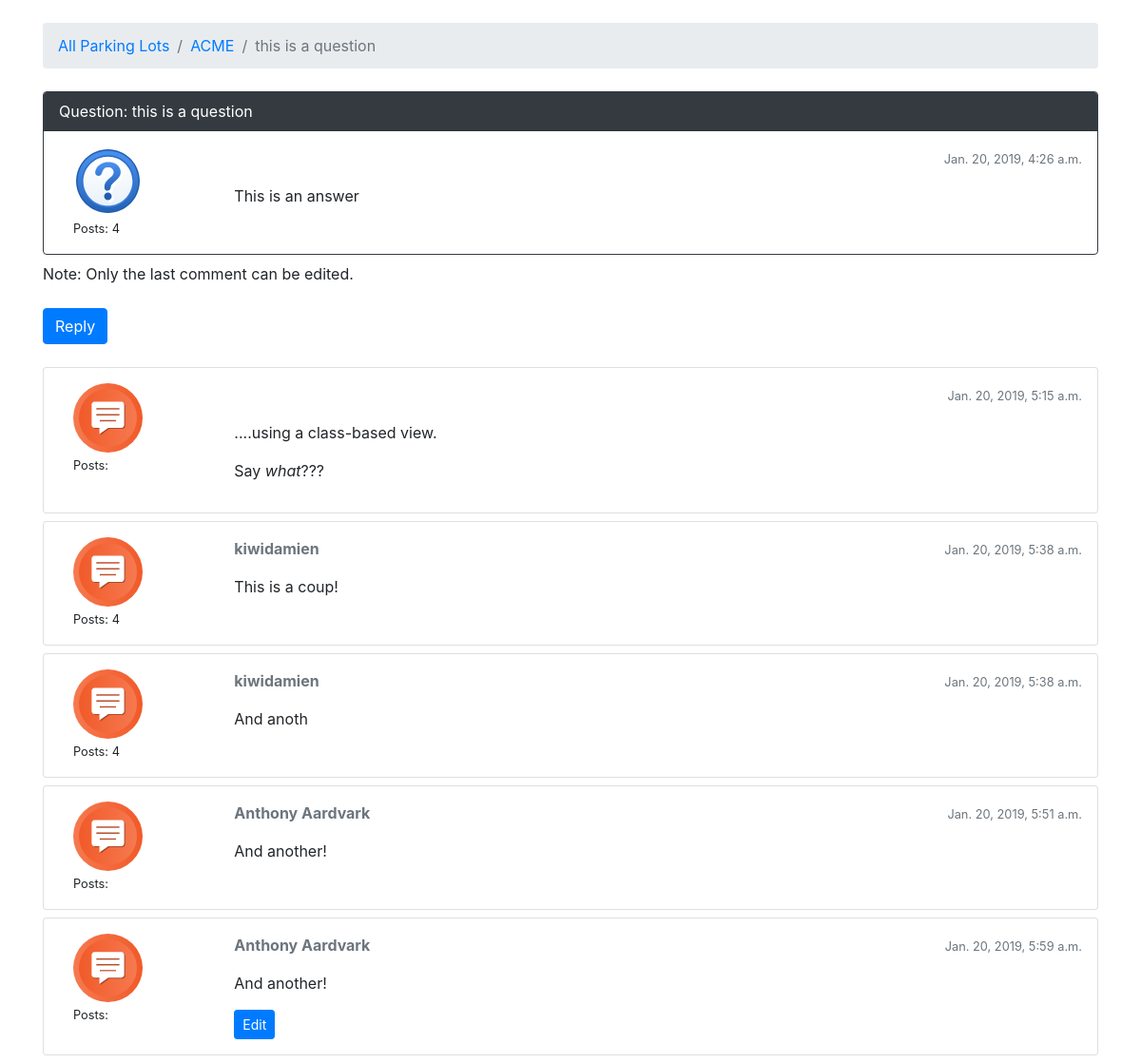
/lots/acme/questions/1/, run on the app's committed database.
### lot/models.py (models this page shows, shortened)
class Question(models.Model):
    subject = models.CharField(max_length=255)
    last_updated = models.DateTimeField(auto_now_add=True)
    lot = models.ForeignKey(Lot, related_name='questions',
                            on_delete=models.CASCADE)
    starter = models.ForeignKey(User, related_name='questions',
                                on_delete=models.CASCADE)
    starter_name = models.CharField(max_length=100, default='Anonymous')
    views = models.PositiveIntegerField(default=0)
    def get_first_post(self):
        return (Post.objects.filter(question=self)
                .order_by('created_at')
                .first())

class Lot(models.Model):
    group_name = models.CharField(max_length=30, unique=True)
    description = models.CharField(max_length=100)
    location = models.CharField(max_length=100)
    start_date = models.DateField(null=True)
    end_date = models.DateField(null=True)
    slug = models.SlugField(unique=True)
    timezone = models.CharField(max_length=100, choices=TIMEZONE_CHOICES,
                                default='America/Los_Angeles')

class Post(models.Model):
    message = models.TextField(max_length=4000)
    question = models.ForeignKey(Question, related_name='posts',
                                 on_delete=models.CASCADE)
    created_at = models.DateTimeField(auto_now_add=True)
    updated_at = models.DateTimeField(null=True)
    created_by = models.ForeignKey(User, null=True, related_name='posts',
                                   on_delete=models.CASCADE)
    updated_by = models.ForeignKey(User, null=True, related_name='+',
                                   on_delete=models.CASCADE)
    created_name = models.CharField(max_length=100)
    updated_name = models.CharField(max_length=100)
    def get_message_as_markdown(self):
        return mark_safe(markdown(self.message, safe_mode='escape'))

### lot/views.py (the view)
class PostListView(ListView):
    model = Post
    context_object_name = 'posts'
    template_name = 'comments_on_question.html'
    def get_context_data(self, **kwargs):
        session_key = f'viewed_question_{self.question.pk}'
        if not self.request.session.get(session_key, False):
            self.question.views += 1
            self.question.save()
            self.request.session[session_key] = True
        kwargs['question'] = self.question
        return super().get_context_data(**kwargs)
    def get_queryset(self):
        self.question = get_object_or_404(Question,
                                          lot__slug=self.kwargs.get('lot_id'),
                                          pk=self.kwargs.get('question_pk'))
        queryset = self.question.posts.order_by('created_at')
        return queryset

### templates/comments_on_question.html (shortened to what this page needs)
{% extends 'base.html' %}
{% load static %}
{% load tz %}
{% block breadcrumb %}
<li class="breadcrumb-item"><a href="{% url 'list_lots' %}">All Parking Lots</a></li>
<li class="breadcrumb-item"><a href="{% url 'list_questions' question.lot.slug %}">{{ question.lot.group_name }}</a></li>
<li class="breadcrumb-item active">{{ question.subject }}</li>
{% endblock %}
{% block content %}
{% timezone question.lot.timezone %}
{% include 'includes/single_comment.html' with post=question.get_first_post question=question %}
Note: Only the last comment can be edited.<br/><br/>
<div class='mb-4'>
    <a href="{% url 'post_comment' question.lot.slug question.pk %}" class="btn btn-primary" role="button">Reply</a>
</div>
{% for post in question.posts.all|slice:"1:" %}
  {% include 'includes/single_comment.html' with post=post question=None%}
{% endfor %}
{% endtimezone %}
{% endblock %}

### templates/includes/single_comment.html
{% load static %}
<div class="card mb-2 {% if question %} border-dark {% endif %}">
    {% if question %}
    <div class="card-header text-white bg-dark py-2 px-3">
      Question: {{question.subject}}
    </div>
    {% endif %}
    <div class="card-body p-3">
        <div class="row">
            <div class="col-2">
                <div class="col-8">
                    {% if question %}
                    <img src="{% static 'img/question_icon.svg' %}" alt="{{post.created_name}}" class="w-100">
                    {% else %}
                    <img src="{% static 'img/comment_icon.svg' %}" alt="{{post.created_name}}" class="w-100">
                    {% endif %}
                </div>
                <div class="col-12">
                    <small>Posts: {{ post.created_by.posts.count }}</small>
                </div>
            </div>
            <div class="col-10">
                <div class="row mb-3">
                    <div class="col-6">
                        <strong class="text-muted">{{ post.created_name}} </strong>
                    </div>
                    <div class="col-6 text-right">
                        <small class="text-muted">{{ post.created_at }}</small>
                    </div>
                </div>
                {{ post.get_message_as_markdown }}
                {% if forloop.last %}
                <div class="mt-3">
                    <a href="{% url 'edit_comment' post.question.lot.slug post.question.pk post.pk %}"
                       class="btn btn-primary btn-sm" role="button">Edit</a>
                </div>
                {% endif %}
            </div>
        </div>
    </div>
</div>

### data on the page
Question: lot.group_name "ACME", subject "this is a question"
Post: created_by.posts.count "4", created_at "Jan. 20, 2019, 4:26 a.m.", get_message_as_markdown "This is an answer"
Post: created_at "Jan. 20, 2019, 5:15 a.m.", get_message_as_markdown "....using a class-based view. Say what ???"
Post: created_by.posts.count "4", created_name "kiwidamien", created_at "Jan. 20, 2019, 5:38 a.m.", get_message_as_markdown "This is a coup!"
Post: created_by.posts.count "4", created_name "kiwidamien", created_at "Jan. 20, 2019, 5:38 a.m.", get_message_as_markdown "And anoth"
Post: created_name "Anthony Aardvark", created_at "Jan. 20, 2019, 5:51 a.m.", get_message_as_markdown "And another!"
Post: created_name "Anthony Aardvark", created_at "Jan. 20, 2019, 5:59 a.m.", get_message_as_markdown "And another!", shows "Edit"
